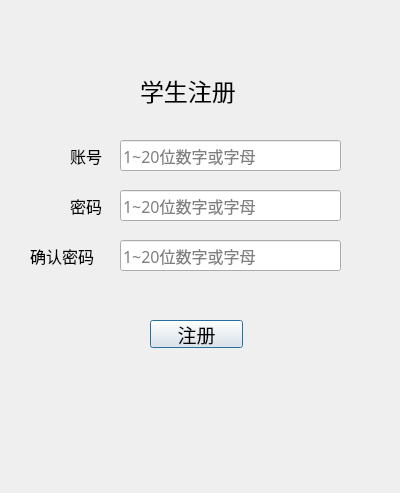
<?xml version="1.0" encoding="UTF-8"?>
<ui version="4.0">
 <class>ADlog</class>
 <widget class="QDialog" name="ADlog">
  <property name="geometry">
   <rect>
    <x>0</x>
    <y>0</y>
    <width>400</width>
    <height>493</height>
   </rect>
  </property>
  <property name="windowTitle">
   <string>注册</string>
  </property>
  <widget class="QLineEdit" name="lineEdit_3">
   <property name="geometry">
    <rect>
     <x>120</x>
     <y>190</y>
     <width>221</width>
     <height>31</height>
    </rect>
   </property>
   <property name="font">
    <font>
     <family>等线</family>
     <pointsize>12</pointsize>
    </font>
   </property>
   <property name="echoMode">
    <enum>QLineEdit::Password</enum>
   </property>
   <property name="placeholderText">
    <string>1~20位数字或字母 </string>
   </property>
  </widget>
  <widget class="QPushButton" name="pushButton">
   <property name="geometry">
    <rect>
     <x>150</x>
     <y>320</y>
     <width>93</width>
     <height>28</height>
    </rect>
   </property>
   <property name="font">
    <font>
     <family>等线</family>
     <pointsize>14</pointsize>
    </font>
   </property>
   <property name="text">
    <string>注册</string>
   </property>
  </widget>
  <widget class="QLabel" name="label_3">
   <property name="geometry">
    <rect>
     <x>70</x>
     <y>190</y>
     <width>41</width>
     <height>31</height>
    </rect>
   </property>
   <property name="font">
    <font>
     <family>等线</family>
     <pointsize>12</pointsize>
    </font>
   </property>
   <property name="text">
    <string>密码</string>
   </property>
  </widget>
  <widget class="QLabel" name="label">
   <property name="geometry">
    <rect>
     <x>140</x>
     <y>70</y>
     <width>161</width>
     <height>41</height>
    </rect>
   </property>
   <property name="font">
    <font>
     <family>等线</family>
     <pointsize>18</pointsize>
    </font>
   </property>
   <property name="text">
    <string>学生注册</string>
   </property>
  </widget>
  <widget class="QLineEdit" name="lineEdit_2">
   <property name="geometry">
    <rect>
     <x>120</x>
     <y>240</y>
     <width>221</width>
     <height>31</height>
    </rect>
   </property>
   <property name="font">
    <font>
     <family>等线</family>
     <pointsize>12</pointsize>
    </font>
   </property>
   <property name="echoMode">
    <enum>QLineEdit::Password</enum>
   </property>
   <property name="placeholderText">
    <string>1~20位数字或字母 </string>
   </property>
  </widget>
  <widget class="QLabel" name="label_4">
   <property name="geometry">
    <rect>
     <x>30</x>
     <y>240</y>
     <width>91</width>
     <height>31</height>
    </rect>
   </property>
   <property name="font">
    <font>
     <family>等线</family>
     <pointsize>12</pointsize>
    </font>
   </property>
   <property name="text">
    <string>确认密码</string>
   </property>
  </widget>
  <widget class="QLineEdit" name="lineEdit">
   <property name="geometry">
    <rect>
     <x>120</x>
     <y>140</y>
     <width>221</width>
     <height>31</height>
    </rect>
   </property>
   <property name="font">
    <font>
     <family>等线</family>
     <pointsize>12</pointsize>
    </font>
   </property>
   <property name="text">
    <string/>
   </property>
   <property name="echoMode">
    <enum>QLineEdit::Normal</enum>
   </property>
   <property name="placeholderText">
    <string>1~20位数字或字母 </string>
   </property>
  </widget>
  <widget class="QLabel" name="label_2">
   <property name="geometry">
    <rect>
     <x>70</x>
     <y>140</y>
     <width>41</width>
     <height>31</height>
    </rect>
   </property>
   <property name="font">
    <font>
     <family>等线</family>
     <pointsize>12</pointsize>
    </font>
   </property>
   <property name="text">
    <string>账号</string>
   </property>
  </widget>
  <widget class="QLabel" name="label_5">
   <property name="geometry">
    <rect>
     <x>70</x>
     <y>360</y>
     <width>311</width>
     <height>91</height>
    </rect>
   </property>
   <property name="font">
    <font>
     <family>等线</family>
     <pointsize>12</pointsize>
    </font>
   </property>
   <property name="text">
    <string/>
   </property>
  </widget>
 </widget>
 <resources/>
 <connections/>
</ui>
